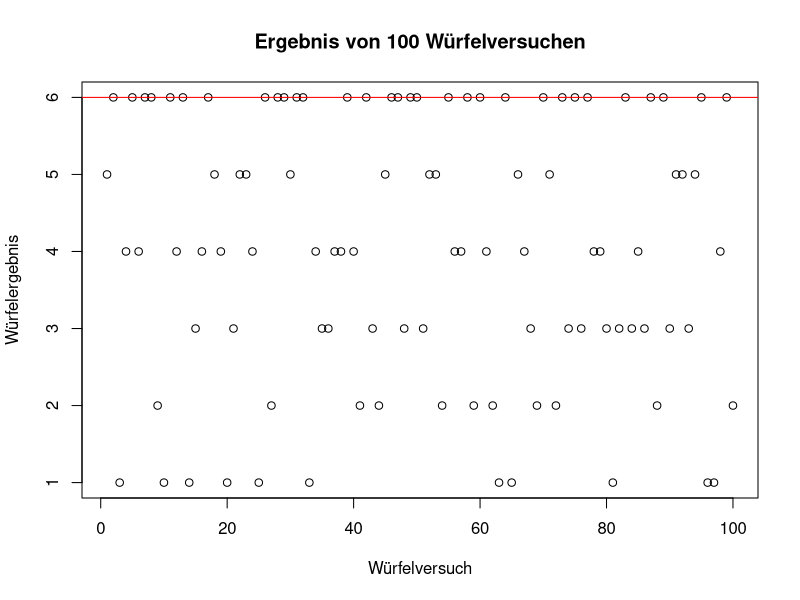
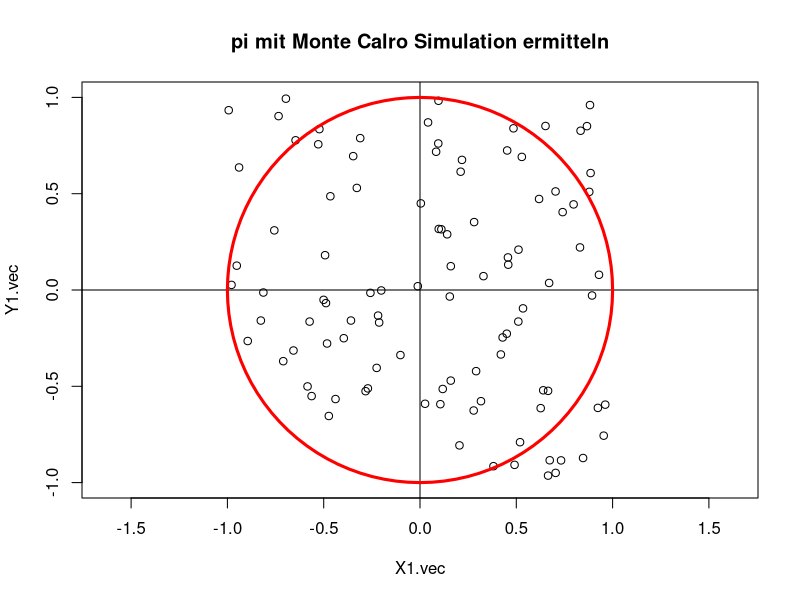
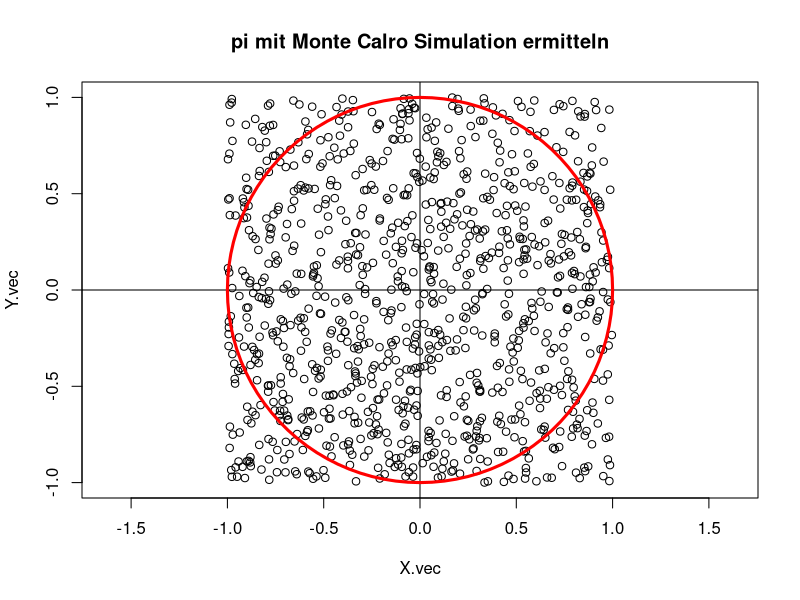

Recreate these plots in R, in order. (Note: this script raises an error after producing the figures.)
## ---- chunk 1
N <- 100
Muenzwurf.vec <- floor(runif(N) * 2)
Muenzwurf.vec
# Speichern des zufälligen Ausgangsvektors für die Feststellung der Nuller-Serien
Muenzwurf0.vec <- Muenzwurf.vec
## ---- chunk 2
n <- 12
## ---- chunk 3
Serie.df <- data.frame(Seriengröße = c(1:n), Anzahl_Zahl = rep(0,n), Anzahl_Kopf = rep(0,n))
N1 <- sum(Muenzwurf.vec)
Muenzwurf1.vec <- Muenzwurf.vec * c(0,Muenzwurf.vec[-length(Muenzwurf.vec)])
N2 <- sum(Muenzwurf1.vec + c(Muenzwurf1.vec[-1],0) > 0)
Serie.df$Anzahl_Zahl[1] <- N1-N2

i <- 2
while (i <= n) {
  Muenzwurf.vec <- Muenzwurf1.vec
  N1 <- sum(Muenzwurf.vec)
  Muenzwurf1.vec <- Muenzwurf.vec * c(0,Muenzwurf.vec[-length(Muenzwurf.vec)])
  N2 <- sum(Muenzwurf1.vec + c(Muenzwurf1.vec[-1],0) > 0)
  Serie.df$Anzahl_Zahl[i] <- N1-N2
  i <- i + 1
}

Serie.df
## ---- chunk 4
Muenzwurf.vec <- (Muenzwurf0.vec == 0) * 1

N1 <- sum(Muenzwurf.vec)
Muenzwurf1.vec <- Muenzwurf.vec * c(0,Muenzwurf.vec[-length(Muenzwurf.vec)])
N2 <- sum(Muenzwurf1.vec + c(Muenzwurf1.vec[-1],0) > 0)
Serie.df$Anzahl_Kopf[1] <- N1-N2

i <- 2
while (i <= n) {
  Muenzwurf.vec <- Muenzwurf1.vec
  N1 <- sum(Muenzwurf.vec)
  Muenzwurf1.vec <- Muenzwurf.vec * c(0,Muenzwurf.vec[-length(Muenzwurf.vec)])
  N2 <- sum(Muenzwurf1.vec + c(Muenzwurf1.vec[-1],0) > 0)
  Serie.df$Anzahl_Kopf[i] <- N1-N2
  i <- i + 1
}

Serie.df
## ---- chunk 5
i <- 3
Zahl <- 0
Kopf <- 0
SerieGroesserGleich3_1 <- 0
SerieGroesserGleich3_0 <- 0

while (i <= n) {
  Zahl <- Serie.df$Anzahl_Zahl[i]
  Kopf <- Serie.df$Anzahl_Kopf[i]
  SerieGroesserGleich3_1 <- SerieGroesserGleich3_1 + Zahl
  SerieGroesserGleich3_0 <- SerieGroesserGleich3_0 + Kopf
  i <- i + 1
}
SerieGroesserGleich3_1
SerieGroesserGleich3_0

SerieGroesserGleich3 <- SerieGroesserGleich3_0 + SerieGroesserGleich3_1
SerieGroesserGleich3

## ---- chunk 6
X.vec <- 1:100
Wuerfeln.vec <- floor(runif(length(X.vec),1,7))
Wuerfeln.vec
Wuerfelwahrscheinlichkeit.vec <- (Wuerfeln.vec == 6) * 1
Wuerfelwahrscheinlichkeit.vec
Wuerfelwahrscheinlichkeit0.vec <- Wuerfelwahrscheinlichkeit.vec
## ---- chunk 7
n <- 5
## ---- chunk 8
Wuerfelserie.df <- data.frame(Seriengröße = c(1:n), Anzahl_6 = rep(0,n))
N1 <- sum(Wuerfelwahrscheinlichkeit.vec)
Wuerfelwahrscheinlichkeit1.vec <- Wuerfelwahrscheinlichkeit.vec * c(0,Wuerfelwahrscheinlichkeit.vec[-length(Wuerfelwahrscheinlichkeit.vec)])
N2 <- sum(Wuerfelwahrscheinlichkeit1.vec + c(Wuerfelwahrscheinlichkeit1.vec[-1],0) > 0)
Wuerfelserie.df$Anzahl_6[1] <- N1-N2


i <- 2
while (i <= n) {
  Wuerfelwahrscheinlichkeit.vec <- Wuerfelwahrscheinlichkeit1.vec
  N1 <- sum(Wuerfelwahrscheinlichkeit.vec)
  Wuerfelwahrscheinlichkeit1.vec <- Wuerfelwahrscheinlichkeit.vec * c(0,Wuerfelwahrscheinlichkeit.vec[-length(Wuerfelwahrscheinlichkeit.vec)])
  N2 <- sum(Wuerfelwahrscheinlichkeit1.vec + c(Wuerfelwahrscheinlichkeit1.vec[-1],0) > 0)
  Wuerfelserie.df$Anzahl_6[i] <- N1-N2
  i <- i + 1
}
Wuerfelserie.df
## ---- chunk 9
Sechserserie <- Wuerfelserie.df$Anzahl_6[3] + Wuerfelserie.df$Anzahl_6[4] + Wuerfelserie.df$Anzahl_6[5]
Sechserserie
## ---- chunk 10
plot(X.vec, Wuerfeln.vec, ylim=c(1,6), xlab = "Würfelversuch", ylab = "Würfelergebnis", main = "Ergebnis von 100 Würfelversuchen")
abline(h=6, col="red")
## ---- chunk 11
install.packages("plotrix")
library("plotrix")
## ---- chunk 12
N <- 100
Stichprobenumfang <- 10
Param.arr <- rbind(rep(0,Stichprobenumfang), rep(0,Stichprobenumfang), rep(0,Stichprobenumfang))
Kreiszahl.df <- data.frame(Mu = rep(0,Stichprobenumfang), Sigma = rep(0,Stichprobenumfang), Varianz = rep(0,Stichprobenumfang))
## ---- chunk 13
X1.vec <- runif(N,-1,1)
Y1.vec <- runif(N,-1,1)
for (i in 1:Stichprobenumfang) {
  X.vec <- runif(N,-1,1)
  Y.vec <- runif(N,-1,1)
  D.vec <- sqrt(X.vec^2 + Y.vec^2)
  N.vec <- (D.vec <= 1) * 1
  n <- sum(N.vec)
  pi <- (n / N) * 4
  mu <- pi
  sgm <- sd(D.vec*4)
  var <- (1 / (N - 1)) * sum((D.vec * 4) - mu)
  Param.arr[1:3,i] <- c(mu, sgm, var)
  
  Kreiszahl.df$Mu[i] <- mu
  Kreiszahl.df$Sigma[i] <- sgm
  Kreiszahl.df$Varianz[i] <- var
  
  N <- N + 100
}

Param.arr
## ---- chunk 14
Kreiszahl.df
## ---- chunk 15
summary(Param.arr[1,])
## ---- chunk 16
plot(X1.vec, Y1.vec, main = "pi mit Monte Calro Simulation ermitteln", xlim = c(-1,1), ylim = c(-1,1), asp = 1)
abline(h = 0)
abline(v = 0)
draw.circle(0, 0, 1, border = "red", lwd = 3)
## ---- chunk 17
Param.arr[1,1]
Param.arr[2,1]
Param.arr[3,1]
## ---- chunk 18
plot(X.vec, Y.vec, main = "pi mit Monte Calro Simulation ermitteln", xlim = c(-1,1), ylim = c(-1,1), asp = 1)
abline(h = 0)
abline(v = 0)
draw.circle(0, 0, 1, border = "red", lwd = 3)
## ---- chunk 19
Param.arr[1,Stichprobenumfang]
Param.arr[2,Stichprobenumfang]
Param.arr[3,Stichprobenumfang]
## ---- chunk 20
plot(Stichprobenumfang, Kreiszahl.df$Mu)
